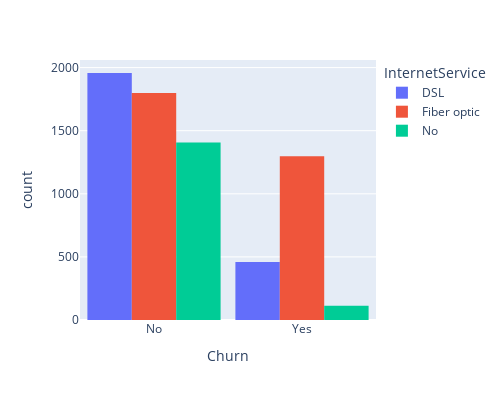

The code cell stored with this chart in its notebook:
### Markdown cell above
- Customers with month-to-month contract have larger churn rate
- Major customers who left us had Electronic Check as Payment Method

### Code cell
for column in df.drop(['customerID', 'gender', 'SeniorCitizen', 'Partner', 'Dependents',
       'tenure', 'PhoneService', 'MultipleLines', 
       'OnlineSecurity', 'OnlineBackup', 'DeviceProtection', 'TechSupport',
       'StreamingTV', 'StreamingMovies', 'Contract', 'PaperlessBilling',
       'PaymentMethod', 'MonthlyCharges', 'TotalCharges', 'Churn'], axis=1):
    fig = px.histogram(df, x="Churn", color = column, barmode="group")
    fig.update_layout(width=500, height=400, bargap=0.1)
    fig.show()

### Figure 1 — Plotly figure (JSON) as saved in the notebook; plotly's stock layout.template omitted (floating-point values rounded to 4 significant figures; data arrays with more than 128 entries replaced by an {"elided": "..."} marker saying what was removed)
{"data": [{"alignmentgroup": "True", "bingroup": "x", "hovertemplate": "InternetService=DSL<br>Churn=%{x}<br>count=%{y}<extra></extra>", "legendgroup": "DSL", "marker": {"color": "#636efa", "pattern": {"shape": ""}}, "name": "DSL", "offsetgroup": "DSL", "orientation": "v", "showlegend": true, "type": "histogram", "x": {"elided": "2416 str values"}, "xaxis": "x", "yaxis": "y"}, {"alignmentgroup": "True", "bingroup": "x", "hovertemplate": "InternetService=Fiber optic<br>Churn=%{x}<br>count=%{y}<extra></extra>", "legendgroup": "Fiber optic", "marker": {"color": "#EF553B", "pattern": {"shape": ""}}, "name": "Fiber optic", "offsetgroup": "Fiber optic", "orientation": "v", "showlegend": true, "type": "histogram", "x": {"elided": "3096 str values"}, "xaxis": "x", "yaxis": "y"}, {"alignmentgroup": "True", "bingroup": "x", "hovertemplate": "InternetService=No<br>Churn=%{x}<br>count=%{y}<extra></extra>", "legendgroup": "No", "marker": {"color": "#00cc96", "pattern": {"shape": ""}}, "name": "No", "offsetgroup": "No", "orientation": "v", "showlegend": true, "type": "histogram", "x": {"elided": "1520 str values"}, "xaxis": "x", "yaxis": "y"}], "layout": {"bargap": 0.1, "barmode": "group", "height": 400, "legend": {"title": {"text": "InternetService"}, "tracegroupgap": 0}, "margin": {"t": 60}, "width": 500, "xaxis": {"anchor": "y", "domain": [0, 1], "title": {"text": "Churn"}}, "yaxis": {"anchor": "x", "domain": [0, 1], "title": {"text": "count"}}}}
